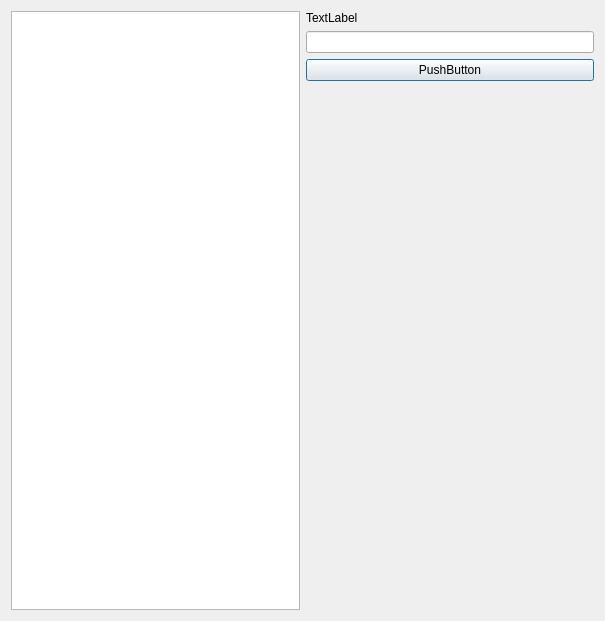
<?xml version="1.0" encoding="UTF-8"?>
<ui version="4.0">
 <class>GnuPGConfigManagerDialog</class>
 <widget class="QDialog" name="GnuPGConfigManagerDialog">
  <property name="geometry">
   <rect>
    <x>0</x>
    <y>0</y>
    <width>605</width>
    <height>621</height>
   </rect>
  </property>
  <property name="windowTitle">
   <string>GnuPG Config Manager</string>
  </property>
  <layout class="QHBoxLayout" name="horizontalLayout">
   <item>
    <layout class="QHBoxLayout" name="horizontalLayout_2">
     <item>
      <widget class="QListWidget" name="listWidget"/>
     </item>
     <item>
      <layout class="QVBoxLayout" name="verticalLayout">
       <item>
        <widget class="QLabel" name="label">
         <property name="text">
          <string>TextLabel</string>
         </property>
        </widget>
       </item>
       <item>
        <widget class="QLineEdit" name="lineEdit"/>
       </item>
       <item>
        <widget class="QPushButton" name="pushButton">
         <property name="text">
          <string>PushButton</string>
         </property>
        </widget>
       </item>
       <item>
        <spacer name="verticalSpacer">
         <property name="orientation">
          <enum>Qt::Vertical</enum>
         </property>
         <property name="sizeHint" stdset="0">
          <size>
           <width>20</width>
           <height>40</height>
          </size>
         </property>
        </spacer>
       </item>
      </layout>
     </item>
    </layout>
   </item>
  </layout>
 </widget>
 <resources/>
 <connections/>
</ui>
